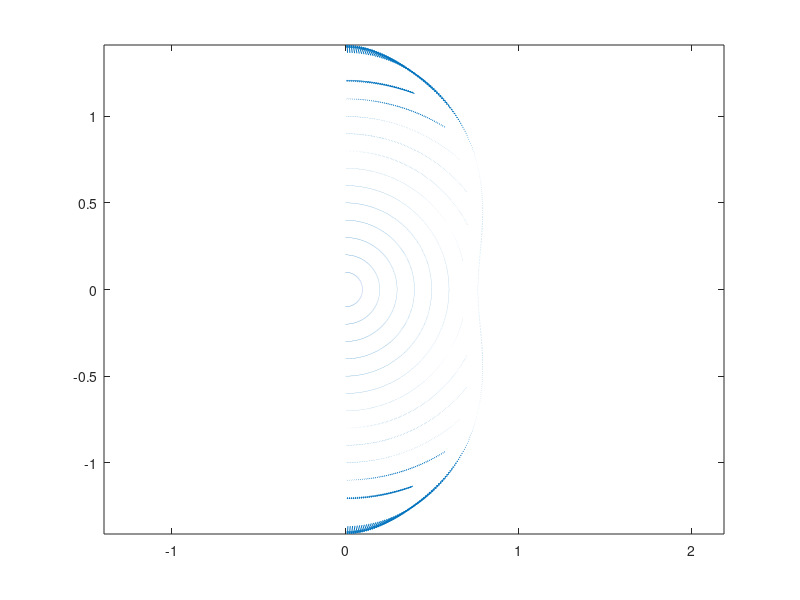

Source code (MATLAB):
                                                           clear

polVel = dlmread('polarVelCase1.txt');
radVel = dlmread('radialVelCase1.txt');

rS = polVel(:,1);
tS = polVel(:,2);
I = length(tS);

x = zeros(I,1);
z = zeros(I,1);
Vx = zeros(I,1);
Vz = zeros(I,1);

thetaErr = 0;
for i = 1:I
    theta = tS(i);
    rdius = rS(i);
    
    %vr = -abs(polVel(i,3));
    vr = radVel(i,3);
    vt = polVel(i,3);
        
    x(i) = sin(theta)*rdius;
    z(i) = cos(theta)*rdius;
    theta_rec(i) = atan2(x(i),z(i));
    
    thetaErr = thetaErr + abs(theta - theta_rec(i));
    
    % what I think:
    %Vx(i) = sin(theta)*vr + cos(theta)*vt;
    %Vz(i) = -cos(theta)*vr + sin(theta)*vt ;
    
    % dino zrnic
    Vx(i) = vr*sin(theta) + vt*cos(theta);
    Vz(i) = vr*cos(theta) - vt*sin(theta);
end


quiver(x, z, Vx, Vz);
axis equal

%plot(1:I,tS,'+',1:I,theta_rec,'o')

